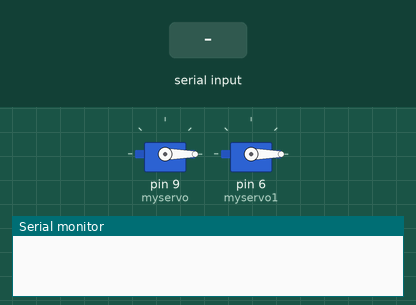
A sketch run on a simulated Arduino Uno, built with avr-gcc and run on an emulated ATmega328P. Shown: 2 × servo, the last lines printed to the serial monitor. Inputs (shaded band) come from the test bench.

Above: at 1.2 s.
1.3 s: "1" received over the second serial link
At 1.6 s:
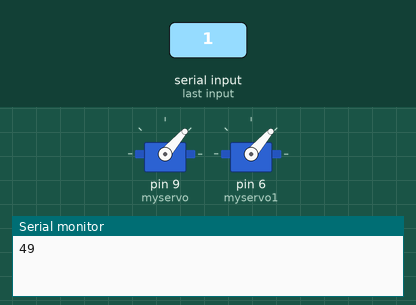
2.8 s: "0" received over the second serial link
At 4.0 s:
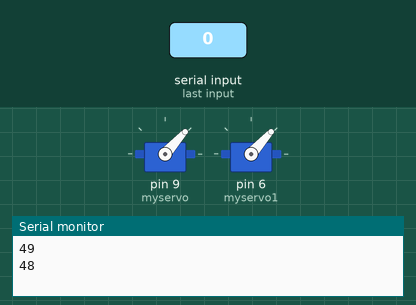
Timing chart, 0 to 5.8 s (numbered marks = the images above; inputs shaded):
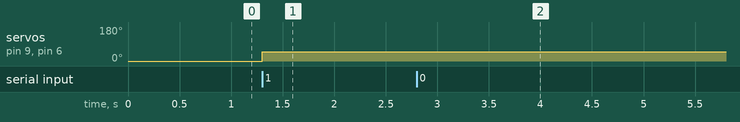

Measured:
- after the input at 1.3 s, servo on pin 9 (myservo), servo on pin 6 (myservo1): 0° → 49° at once
- after the input at 2.8 s, servo on pin 9 (myservo), servo on pin 6 (myservo1): 49° → 48° at once

The sketch:

servo_double.ino
```cpp
/*TR.ALP.18 www.ronaer.com
   Örnek android uygulaması: https://play.google.com/store/apps/details?id=appinventor.ai_ysrggs.Servomotorkontrol
*/
#include <SoftwareSerial.h> // Yazılımsal TX RX bluetooth kütüphanesi eklendi
#include <Servo.h>          // servo kütüphanesi eklendi
Servo myservo, myservo1;    // 1. ve 2.servo motor isimleri (nesneleri) tanımlandı

//burayı yanlış bağlamayın, bluetooth modülünü yakmayın!
int bluetoothTx = 10;       // bluetooth tx'i 10. pine atayalım
int bluetoothRx = 11;       // bluetooth rx'i 11. pine atayalım

// GND-->2kohm--bluetootRX---1kohm-->arduino pin(11) ile gerilim bölücü yapmanız önerilir,
// yapmasanız da çalışıyor ancak 5V-->3.3V nedeni ile bir süre sonra bluetooth komut almıyor!

SoftwareSerial bluetooth(bluetoothTx, bluetoothRx); //Kütüphane komutu ile Bluetooth Tx 10, Bluetooth Rx 11. pin oldu

void setup()
{
  myservo.attach(9);      // 1.Servo sinyal kontrol pini 9.pin oldu
  myservo1.attach(6);     // 2.Servo sinyal kontrol pini 6. pin oldu
  //Servolarla ilişkilendirdiğiniz pinler ~PWM pini olmalı! (Uno PWM pinleri: 3, 5, 6, 9, 10, ve 11 dir)
  //  int servopos = 0;

   Serial.begin(9600);    //Bilgisayar ile seri iletişim başlatalım ve 9600 B olsun

  bluetooth.begin(9600);  // Androide bağlı Bluetooth modülü ile seri iletişim başlatalım ve 9600 B olsun(varsayılan)
  myservo.write(0);       //servolarımız program ilk çaıştığında 0 pozisyonuna gelsin.
  myservo1.write(0);
}

void loop()
{
  //Bluetooth verisini okutalım ve eğer veri gelirse diye başlayalım:

  if (bluetooth.available() > 0 )     // Android uygulamasından bluetooth verisi geldiğinde;
  {
    int servopos = bluetooth.read();  // Bu veriyi servopos (servoposition) adlı integer değişkenine aktaralım
        Serial.println(servopos);     // bluetooth dan gelen anlık servopos verisini serial port dan görelim

    myservo.write(servopos);          // android uygulamasından gelen verileri servo kütüphanemiz yardımı ile 1.servo motora aktaralım
    myservo1.write(servopos);         //ve 2.servo motora aktaralım
    delay(5);                         //azıcık mola versinler...

    /*Servoları arduinodan ayrı Vcc kaynaktan beslemelisiniz!
       Aksi halde çalışmaz ya da gariplikler yapabilirler!
    */
  }
}
```
